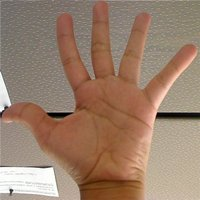
//> input picture compareHist/compareHist/Histogram_Comparison_Source_0.jpg, 200 x 200 px
$ ./compareHist   (built with g++ and OpenCV 4)
//> lines starting //> are read from the running program, lines starting //| are printed output that depends on the picture; after the words box and inside, x2 and y2 are one past the last pixel; in counts of white or black regions, pixels touching at a corner belong together
// compareHist.cpp : 定义控制台应用程序的入口点。
//

#include "stdafx.h"
#include <conio.h>

#include "opencv2/highgui/highgui.hpp"
#include "opencv2/imgproc/imgproc.hpp"
#include <iostream>
#include <stdio.h>

using namespace std;
using namespace cv;

/** @函数 main */
int main( int argc, char** argv )
{
	Mat src_base, hsv_base;
	Mat src_test1, hsv_test1;
	Mat src_test2, hsv_test2;
	Mat hsv_half_down;

	/// 装载三张背景环境不同的图像


	src_base = imread( "Histogram_Comparison_Source_0.jpg", 1 );
//> src_base is the input picture: 200 rows x 200 cols, CV_8UC3; mean B, G, R 107.8, 127.1, 154.3
	src_test1 = imread( "Histogram_Comparison_Source_1.jpg", 1 );
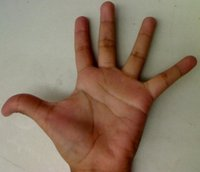
//> input picture compareHist/compareHist/Histogram_Comparison_Source_1.jpg, 200 x 172 px
//> src_test1 is the input picture: 172 rows x 200 cols, CV_8UC3; mean B, G, R 101.1, 120.5, 140.6
	src_test2 = imread( "Histogram_Comparison_Source_2.jpg", 1 );
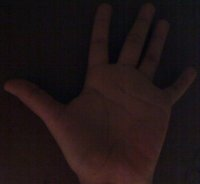
//> input picture compareHist/compareHist/Histogram_Comparison_Source_2.jpg, 200 x 184 px
//> src_test2 is the input picture: 184 rows x 200 cols, CV_8UC3; mean B, G, R 21.5, 21.1, 32.2

	/// 转换到 HSV
	cvtColor( src_base, hsv_base, CV_BGR2HSV );
//> hsv_base: 200 rows x 200 cols, CV_8UC3; mean H, S, V 15.5, 80.3, 154.4
	cvtColor( src_test1, hsv_test1, CV_BGR2HSV );
//> hsv_test1: 172 rows x 200 cols, CV_8UC3; mean H, S, V 22, 82.8, 141.4
	cvtColor( src_test2, hsv_test2, CV_BGR2HSV );
//> hsv_test2: 184 rows x 200 cols, CV_8UC3; mean H, S, V 75.8, 89.4, 32.7

	hsv_half_down = hsv_base( Range( hsv_base.rows/2, hsv_base.rows - 1 ), Range( 0, hsv_base.cols - 1 ) );
//> hsv_half_down: 99 rows x 199 cols, CV_8UC3; mean H, S, V 16.3, 93.1, 165.3

	/// 对hue通道使用30个bin,对saturatoin通道使用32个bin
	int h_bins = 50; int s_bins = 60;
	int histSize[] = { h_bins, s_bins };

	// hue的取值范围从0到256, saturation取值范围从0到180
	float h_ranges[] = { 0, 256 };
	float s_ranges[] = { 0, 180 };

	const float* ranges[] = { h_ranges, s_ranges };

	// 使用第0和第1通道
	int channels[] = { 0, 1 };

	/// 直方图
	MatND hist_base;
	MatND hist_half_down;
	MatND hist_test1;
	MatND hist_test2;

	/// 计算HSV图像的直方图
	calcHist( &hsv_base, 1, channels, Mat(), hist_base, 2, histSize, ranges, true, false );
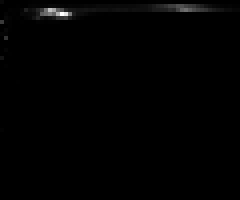
//> hist_base: 50 rows x 60 cols, CV_32FC1 (shown 4 times larger); min 0, max 1894, mean 12.9; drawn with min black and max white
	normalize( hist_base, hist_base, 0, 1, NORM_MINMAX, -1, Mat() );
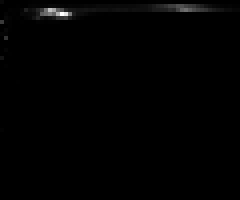
//> hist_base: 50 rows x 60 cols, CV_32FC1 (shown 4 times larger); 13.1% of pixels changed, all inside (x1, y1, x2, y2) = (0, 0, 60, 35)

	calcHist( &hsv_half_down, 1, channels, Mat(), hist_half_down, 2, histSize, ranges, true, false );
	normalize( hist_half_down, hist_half_down, 0, 1, NORM_MINMAX, -1, Mat() );
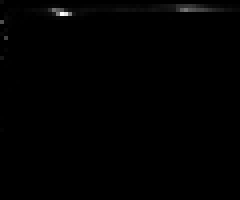
//> hist_half_down: 50 rows x 60 cols, CV_32FC1 (shown 4 times larger); min 0, max 1, mean 0.00452

	calcHist( &hsv_test1, 1, channels, Mat(), hist_test1, 2, histSize, ranges, true, false );
	normalize( hist_test1, hist_test1, 0, 1, NORM_MINMAX, -1, Mat() );
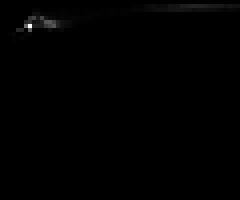
//> hist_test1: 50 rows x 60 cols, CV_32FC1 (shown 4 times larger); min 0, max 1, mean 0.00384

	calcHist( &hsv_test2, 1, channels, Mat(), hist_test2, 2, histSize, ranges, true, false );
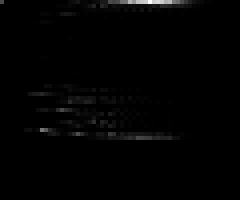
//> hist_test2: 50 rows x 60 cols, CV_32FC1 (shown 4 times larger); min 0, max 1172, mean 12.3; drawn with min black and max white
	normalize( hist_test2, hist_test2, 0, 1, NORM_MINMAX, -1, Mat() );

	///应用不同的直方图对比方法
	for( int i = 0; i < 1; i++ )
	{
		int compare_method = i;
		double base_base = compareHist( hist_base, hist_base, compare_method );
		double base_half = compareHist( hist_base, hist_half_down, compare_method );
		double base_test1 = compareHist( hist_base, hist_test1, compare_method );
		double base_test2 = compareHist( hist_base, hist_test2, compare_method );

		printf( " Method [%d] Perfect, Base-Half, Base-Test(1), Base-Test(2) : %f, %f, %f, %f \n", i, base_base, base_half , base_test1, base_test2 );

	}
//> this loop made 1 pass
//> (base_base, base_half, base_test1, base_test2) on pass 1: (1, 0.884, 0.166, 0.0521)
//|  Method [0] Perfect, Base-Half, Base-Test(1), Base-Test(2) : 1.000000, 0.883597, 0.165862, 0.052062

    printf( "Done \n" );

	return 0;
}
